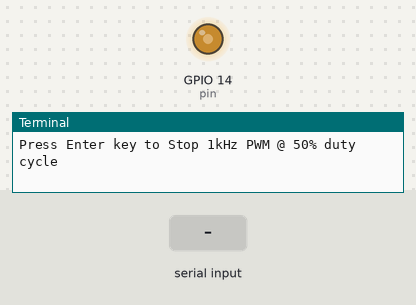
This program was run on a simulated Raspberry Pi (BCM pin numbers). Shown: output pins drawn as LEDs (lit = HIGH), the last lines printed to the terminal. The inputs (shaded band) are chosen by the test bench. At 1.3 s the program stops and its outputs stay as they are.

Above: at 1.2 s.
1.3 s: "1" typed at the terminal, then Enter
At 2.5 s:
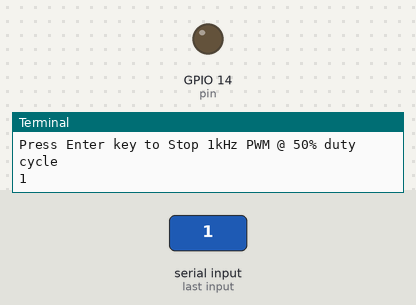
Timing chart, 0 to 2.8 s (numbered marks = the images above; inputs shaded):
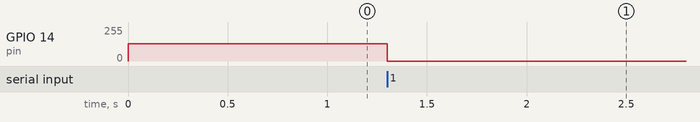

The program:

beep.py
```python
#!/usr/bin/python3

import RPi.GPIO as GPIO
from time import sleep


GPIO.setmode(GPIO.BCM)

pin = 14

GPIO.setup(pin,GPIO.OUT)
p = GPIO.PWM(pin,1190)
p.start(50.0)

input("Press Enter key to Stop 1kHz PWM @ 50% duty cycle")

GPIO.cleanup()
```

Measured:
- after the input at 1.3 s, GPIO 14 (pin): 128/255 → 0/255 at once
